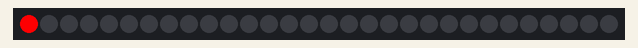
The sketch below on a simulated Arduino Uno, built with avr-gcc and run on an emulated ATmega328P. Shown: 30 RGB LEDs in strip order, left to right.

Above: at 0.15 s.
At 2.25 s:
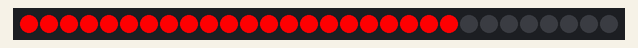
At 4.45 s:
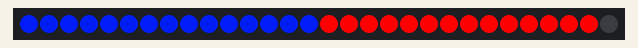
At 5.85 s:
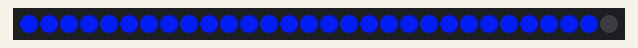
At 6.55 s:
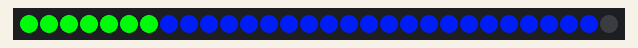
At 8.8 s:
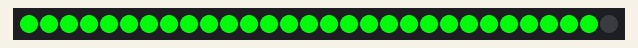

The sketch:

FirstExample.ino
```cpp
#include <FastLED.h>

#define Num_Strip1 30

CRGB Strip1[Num_Strip1];

int Num = 0;
int Run = 0;
int ProgramDelay = 100;

unsigned long DelayTime = 0;

void setup()  {
  FastLED.addLeds<NEOPIXEL,6>(Strip1, Num_Strip1);
}

void loop() {
  if(Run == 0 && millis() - DelayTime >= ProgramDelay)  {
    DelayTime = millis();
    Strip1[Num] = CHSV(255, 255, 255);
    Num++;
    if(Num >= Num_Strip1 - 1) {
      Run = 1;
      Num = 0;
    }
    FastLED.show();
  }

  if(Run == 1 && millis() - DelayTime >= ProgramDelay)  {
    DelayTime = millis();
    Strip1[Num] = CHSV(155, 255, 255);
    Num++;
    if(Num >= Num_Strip1 - 1) {
      Run = 2;
      Num = 0;
    }
    FastLED.show();
  }

  if(Run == 2 && millis() - DelayTime >= ProgramDelay)  {
    DelayTime = millis();
    Strip1[Num] = CHSV(100, 255, 255);
    Num++;
    if(Num >= Num_Strip1 - 1)  {
      Run = 3;
      Num = Num_Strip1;
    }
    FastLED.show();
  }

  if(Run == 3 && millis() - DelayTime >= ProgramDelay)  {
    DelayTime = millis();
    Strip1[Num] = CHSV(255, 255, 255);
    Num--;
    if(Num <= 0)  {
      Run = 4;
      Num = Num_Strip1;
    }
    FastLED.show();
  }

  if(Run == 4 && millis() - DelayTime >= ProgramDelay)  {
    DelayTime = millis();
    Strip1[Num] = CHSV(155, 255, 255);
    Num--;
    if(Num <= 0)  {
      Run = 5;
      Num = Num_Strip1;
    }
    FastLED.show();
  }

  if(Run == 5 && millis() - DelayTime >= ProgramDelay)  {
    DelayTime = millis();
    Strip1[Num] = CHSV(100, 255, 255);
    Num--;
    if(Num <= 0)  {
      Run = 0;
      Num = 0;
    }
    FastLED.show();
  }
}
```
